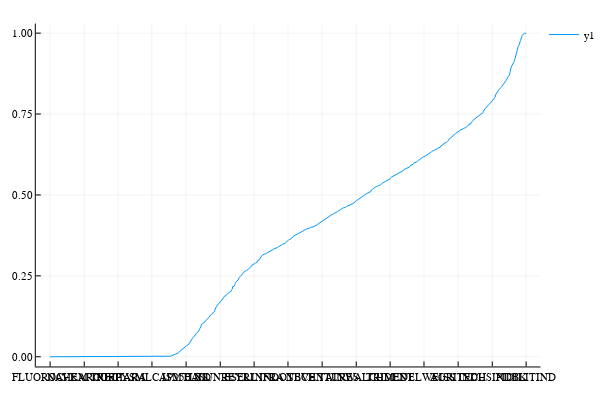

Notebook code cell kept with this figure:
### Code cell
# returns the probability that the sip makes a return of targetRate considering every possible period whose duration is sipDurationDays
doplot(d)
# (filter(x->x[2]<0 , collect(zip(1:length(d["INFY"]), [p.price for p in d["INFY"]]))))
# zip(1:length(d["INFY"]), [p.price for p in d["INFY"]])
# filter(p -> p[1]<0, )
# prob(d, "UJJIVANSFB", 1, 100, 0.1)
# [p.price for p in (d["INFY"][:4])]
# println(([p.price for p in d["INFY"][2000:2010]]))

### Figure 1 — Plotly figure (JSON) as saved in the notebook; plotly's stock layout.template omitted (floating-point values rounded to 4 significant figures; data arrays with more than 128 entries replaced by an {"elided": "..."} marker saying what was removed)
{"data": [{"colorbar": {"title": {"text": ""}}, "hoverinfo": "text", "legendgroup": "y1", "line": {"color": "rgba(0, 154, 250, 1.000)", "dash": "solid", "shape": "linear", "width": 1}, "mode": "lines", "name": "y1", "showlegend": true, "text": {"elided": "1660 null values"}, "type": "scatter", "x": {"elided": "1660 float values"}, "xaxis": "x", "y": {"elided": "1660 float values"}, "yaxis": "y", "zmax": null, "zmin": null}], "layout": {"annotations": [], "height": 400, "legend": {"bgcolor": "rgba(255, 255, 255, 1.000)", "bordercolor": "rgba(0, 0, 0, 1)", "font": {"color": "rgba(0, 0, 0, 1)", "family": "sans-serif", "size": 11}, "tracegroupgap": 0, "x": 1, "y": 1}, "margin": {"b": 20, "l": 0, "r": 0, "t": 20}, "paper_bgcolor": "rgba(255, 255, 255, 1.000)", "plot_bgcolor": "rgba(255, 255, 255, 1.000)", "showlegend": true, "width": 600, "xaxis": {"anchor": "y", "domain": [0.06582, 0.9934], "gridcolor": "rgba(0, 0, 0, 0.1)", "gridwidth": 0.5, "linecolor": "rgba(0, 0, 0, 1)", "mirror": false, "range": [-49.27, 1709.0], "showgrid": true, "showline": true, "showticklabels": true, "tickangle": 0, "tickcolor": "rgb(0, 0, 0)", "tickfont": {"color": "rgba(0, 0, 0, 1)", "family": "sans-serif", "size": 11}, "tickmode": "array", "ticks": "inside", "ticktext": ["FLUOROCHEM", "NAVKARCORP", "TREJHARA", "NIFTYSMLCAP250.NS", "ISMTLTD", "EASUNREYRL", "BSELINFRA", "INDOTECH", "NBVENTURES", "TAINWALCHM", "TRIDENT", "EDELWEISS", "AGRITECH", "INDUSINDBK", "PIDILITIND"], "tickvals": [0.5, 119.5, 237.5, 355.5, 474.5, 593.5, 711.5, 829.5, 948.5, 1068.0, 1186.0, 1304.0, 1422.0, 1542.0, 1660.0], "title": {"font": {"color": "rgba(0, 0, 0, 1)", "family": "sans-serif", "size": 15}, "text": ""}, "type": "linear", "visible": true, "zeroline": false, "zerolinecolor": "rgba(0, 0, 0, 1)"}, "yaxis": {"anchor": "x", "domain": [0.03762, 0.9902], "gridcolor": "rgba(0, 0, 0, 0.1)", "gridwidth": 0.5, "linecolor": "rgba(0, 0, 0, 1)", "mirror": false, "range": [-0.02999, 1.03], "showgrid": true, "showline": true, "showticklabels": true, "tickangle": 0, "tickcolor": "rgb(0, 0, 0)", "tickfont": {"color": "rgba(0, 0, 0, 1)", "family": "sans-serif", "size": 11}, "tickmode": "array", "ticks": "inside", "ticktext": ["0.00", "0.25", "0.50", "0.75", "1.00"], "tickvals": [0, 0.25, 0.5, 0.75, 1], "title": {"font": {"color": "rgba(0, 0, 0, 1)", "family": "sans-serif", "size": 15}, "text": ""}, "type": "linear", "visible": true, "zeroline": false, "zerolinecolor": "rgba(0, 0, 0, 1)"}}}
